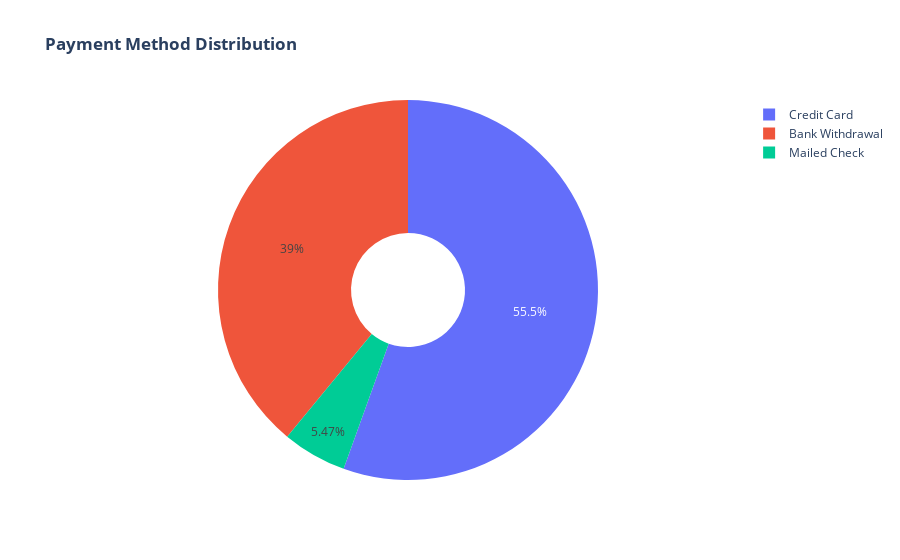
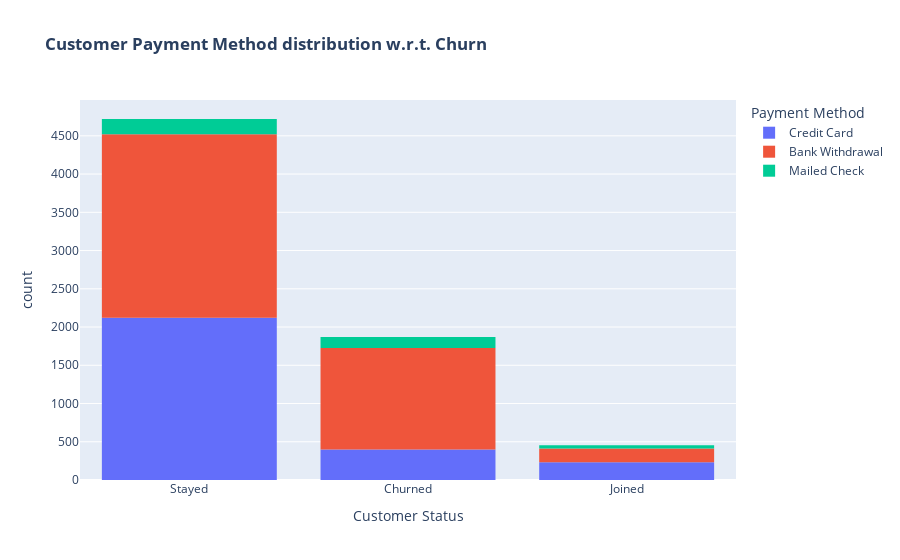

These figures' notebook cell, in order:
### Markdown cell above
> The above viz implies that customers with monthly contract are more likely to churn

### Code cell
labels = df['Payment Method'].unique()
values = df['Payment Method'].value_counts()

fig = go.Figure(data=[go.Pie(labels=labels, values=values, hole=.3)])
fig.update_layout(title_text="<b>Payment Method Distribution</b>")
fig.show()

fig = px.histogram(df, x="Customer Status", color="Payment Method", title="<b>Customer Payment Method distribution w.r.t. Churn</b>")
#fig.update_layout(width=700, height=500, bargap=0.1)
fig.show()

### Figure 1 — Plotly figure (JSON) as saved in the notebook; plotly's stock layout.template omitted (floating-point values rounded to 4 significant figures)
{"data": [{"hole": 0.3, "labels": ["Credit Card", "Bank Withdrawal", "Mailed Check"], "type": "pie", "values": [3909, 2749, 385]}], "layout": {"title": {"text": "<b>Payment Method Distribution</b>"}}}

### Figure 2 — Plotly figure (JSON) as saved in the notebook; plotly's stock layout.template omitted (floating-point values rounded to 4 significant figures; data arrays with more than 128 entries replaced by an {"elided": "..."} marker saying what was removed)
{"data": [{"alignmentgroup": "True", "bingroup": "x", "hovertemplate": "Payment Method=Credit Card<br>Customer Status=%{x}<br>count=%{y}<extra></extra>", "legendgroup": "Credit Card", "marker": {"color": "#636efa", "pattern": {"shape": ""}}, "name": "Credit Card", "offsetgroup": "Credit Card", "orientation": "v", "showlegend": true, "type": "histogram", "x": {"elided": "2749 str values"}, "xaxis": "x", "yaxis": "y"}, {"alignmentgroup": "True", "bingroup": "x", "hovertemplate": "Payment Method=Bank Withdrawal<br>Customer Status=%{x}<br>count=%{y}<extra></extra>", "legendgroup": "Bank Withdrawal", "marker": {"color": "#EF553B", "pattern": {"shape": ""}}, "name": "Bank Withdrawal", "offsetgroup": "Bank Withdrawal", "orientation": "v", "showlegend": true, "type": "histogram", "x": {"elided": "3909 str values"}, "xaxis": "x", "yaxis": "y"}, {"alignmentgroup": "True", "bingroup": "x", "hovertemplate": "Payment Method=Mailed Check<br>Customer Status=%{x}<br>count=%{y}<extra></extra>", "legendgroup": "Mailed Check", "marker": {"color": "#00cc96", "pattern": {"shape": ""}}, "name": "Mailed Check", "offsetgroup": "Mailed Check", "orientation": "v", "showlegend": true, "type": "histogram", "x": {"elided": "385 str values"}, "xaxis": "x", "yaxis": "y"}], "layout": {"barmode": "relative", "legend": {"title": {"text": "Payment Method"}, "tracegroupgap": 0}, "title": {"text": "<b>Customer Payment Method distribution w.r.t. Churn</b>"}, "xaxis": {"anchor": "y", "domain": [0, 1], "title": {"text": "Customer Status"}}, "yaxis": {"anchor": "x", "domain": [0, 1], "title": {"text": "count"}}}}
